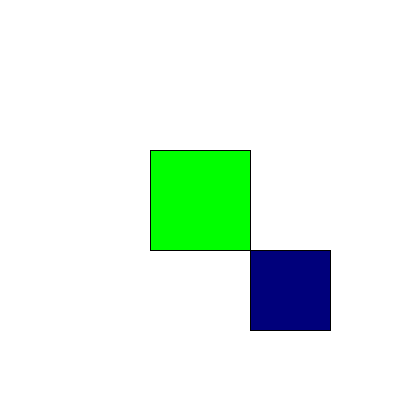
Frame 1 (no input)
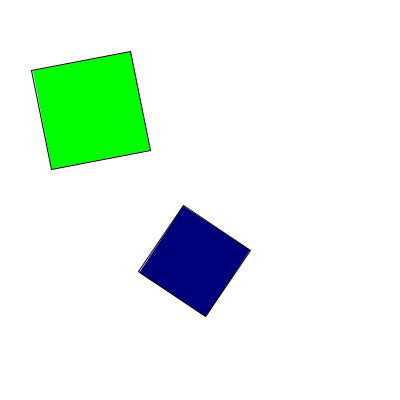
Frame 60 (the mouse pressed at the canvas centre just before this capture)
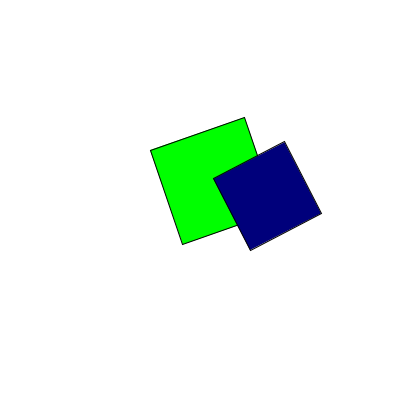
Frame 120 (the mouse held since frame 60 and released just before this capture)

The Processing sketch that drew these frames (run headless with seeded random() and noise(); from frame 60 on, the mouse is pressed at the canvas centre):

// Processing sketch: aula10_grupo02_exercicio01
// ── aula10_grupo02_exercicio01.pde
float roda=0; float gira=0;
void setup() {   size(400, 400); }
void draw() {background(255);
  fill(0, 255, 0);
  pushMatrix();
  translate(150,150);
  rotate(roda);
  rect(0, 0, 100, 100);
  popMatrix();
  roda=roda+0.05;
  fill(0, 0, 123);
  pushMatrix();
  translate(250,250);
  rotate(gira);
  rect(0,0, 80, 80);
  popMatrix();
  gira=gira-0.07;
}
